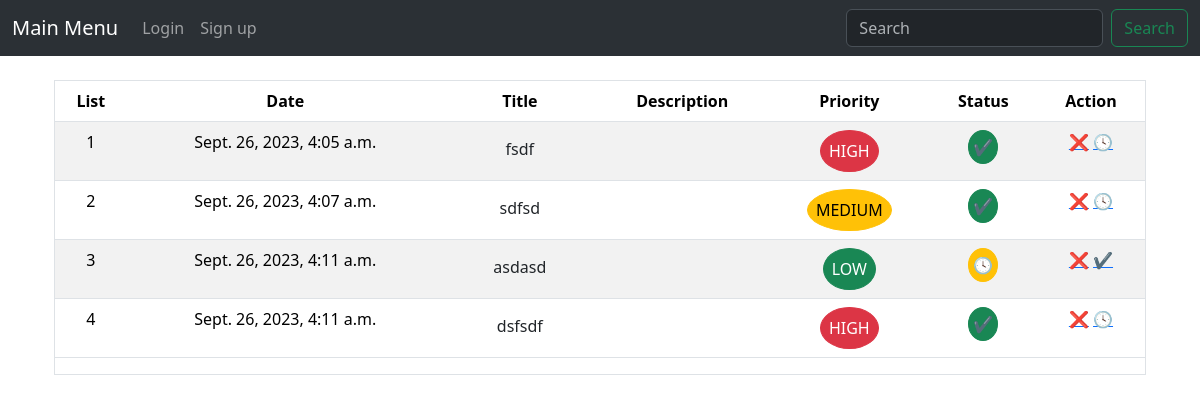
Page /adminwatch/2 on the committed database.
### app/models.py (models this page shows)
class todo(models.Model):
    status_choices = [("C", "Completed"), ("P", "Pending")]
    priority_choices = [
        ("1", "High"),
        ("2", "Medium"),
        ("3", "Low"),
    ]
    title = models.CharField(max_length=30)
    status = models.CharField(max_length=2, choices=status_choices)
    date = models.DateTimeField(default=timezone.now)
    priority = models.CharField(max_length=6, choices=priority_choices)
    user = models.ForeignKey(User, on_delete=models.CASCADE)
    description = models.CharField(max_length=100)

### app/views.py (the view)
# urls.py: path("adminwatch/<int:id>", adminwatch, name="adminwatch"),
def adminwatch(request, id):
    Users = get_user_model()
    watchperson = Users.objects.get(pk=id)
    Todo = todo.objects.filter(user=watchperson)
    Context = {"todo": Todo}
    return render(request, "adminwatch.html", context=Context)

### app/templates/adminwatch.html
{% extends 'base.html' %}
{% block content %}
<div>
    <div class="container pt-4">
        <div class="row mx-auto">
            <div class="col">
                <div class="border">
                    {% if todo|length == 0 %}
                    <div class="text-center p-4">
                        <h1 class="alert alert-success">NO TASK AVAILABLE!</h1>
                    </div>
                    {%else%}
                    <table class="table table-striped text-center">
                        <thead>
                            <tr>
                                <th>List</th>
                                <th>Date</th>
                                <th>Title</th>
                                <th>Description</th>
                                <th>Priority</th>
                                <th>Status</th>
                                <th>Action</th>
                            </tr>
                        </thead>
                        <tbody>
                            {% for e in todo %}
                            <tr>
                                <td>{{ forloop.counter }}</td>
                                <td>{{ e.date }}</td>
                                <td><a href="/admindescription/{{ e.id }}" class="btn">{{ e.title }}</a></td>
                                <td>{{ e.description }}</td>
                                <td>
                                    {% if e.priority == '1' %}
                                    <a class="btn btn-danger p-2 rounded-circle" title="Completed">HIGH</a>
                                    {% elif e.priority == '2' %}
                                    <a class="btn btn-warning p-2 rounded-circle" title="Pending">MEDIUM</a>
                                    {% else %}
                                    <a class="btn btn-success p-2 rounded-circle" title="Pending">LOW</a>
                                    {%endif%}
                                </td>
                                <td>
                                    {% if e.status == 'C'%}
                                    <a class="btn btn-success p-1 rounded-circle" title="Completed">✔️</a>
                                    {%else%}
                                    <a class="btn btn-warning p-1 rounded-circle" title="Pending">🕓</a>
                                    {%endif%}
                                </td>
                                <td><a href="/delete-task/{{ e.id }}" class="btn-danger" title="Delete">❌</a>
                                    {%if e.status == 'P'%}
                                    <a href="/change-task/{{ e.id }}/C" class="btn-success" title="Completed">✔️</a>
                                    {% else %}
                                    <a href="/change-task/{{ e.id }}/P" class="btn-success" title="Pending">🕓</a>
                                    {%endif%}
                                </td>
                            </tr>
                            {% endfor %}
                        </tbody>
                    </table>
                    {%endif%}
                </div>
            </div>
        </div>
    </div>
</div>
{% endblock %}

### rows in the picture
todo: date "Sept. 26, 2023, 4:05 a.m.", title "fsdf", priority "HIGH"
todo: date "Sept. 26, 2023, 4:07 a.m.", title "sdfsd", priority "MEDIUM"
todo: date "Sept. 26, 2023, 4:11 a.m.", title "asdasd", priority "LOW"
todo: date "Sept. 26, 2023, 4:11 a.m.", title "dsfsdf", priority "HIGH"
